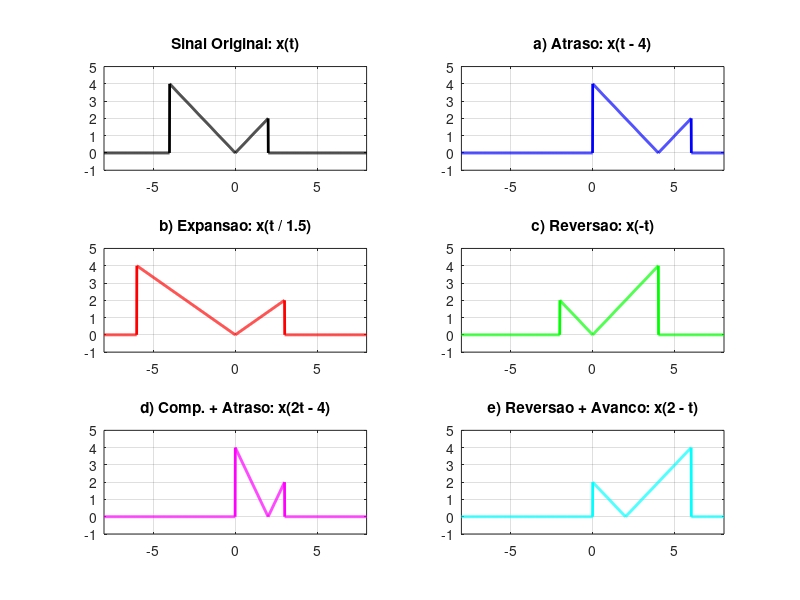

Here is the MATLAB script that generated this plot:
%questão 03 da atividade 01 da disciplina de análise de sinais
%Discente: Lucas de Melo Monteiro peixoto

clear all;
close all;
clc;

%Definição do vetor de tempo amplo (para caber todos os deslocamentos)
t = -8:0.01:8;

%Criação da função anônima do sinal original x(t)
x = @(tau) (-tau) .* (tau >= -4 & tau <= 0) + (tau) .* (tau > 0 & tau <= 2);

%Cálculo das transformações (basta passar a nova equação do tempo para a função)
x_orig = x(t);
x_a    = x(t - 4);
x_b    = x(t / 1.5);
x_c    = x(-t);
x_d    = x(2.*t - 4);
x_e    = x(2 - t);



% PLOTAGEM DOS RESULTADOS (Subplots 3x2)
figure('Name', 'Transformacoes no Tempo - Questao 3', 'Position', [100, 100, 900, 600]);

% Sinal Original
subplot(3,2,1);
plot(t, x_orig, 'k', 'LineWidth', 2);
title('Sinal Original: x(t)'); grid on;
axis([-8 8 -1 5]);

% a) Atraso
subplot(3,2,2);
plot(t, x_a, 'b', 'LineWidth', 2);
title('a) Atraso: x(t - 4)'); grid on;
axis([-8 8 -1 5]);

% b) Expansão
subplot(3,2,3);
plot(t, x_b, 'r', 'LineWidth', 2);
title('b) Expansao: x(t / 1.5)'); grid on;
axis([-8 8 -1 5]);

% c) Reversão
subplot(3,2,4);
plot(t, x_c, 'g', 'LineWidth', 2);
title('c) Reversao: x(-t)'); grid on;
axis([-8 8 -1 5]);

% d) Compressão + Atraso
subplot(3,2,5);
plot(t, x_d, 'm', 'LineWidth', 2);
title('d) Comp. + Atraso: x(2t - 4)'); grid on;
axis([-8 8 -1 5]);

% e) Reversão + Avanço
subplot(3,2,6);
plot(t, x_e, 'c', 'LineWidth', 2);
title('e) Reversao + Avanco: x(2 - t)'); grid on;
axis([-8 8 -1 5]);
